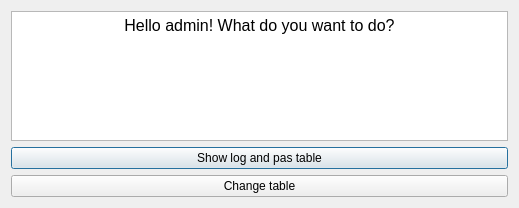
<?xml version="1.0" encoding="UTF-8"?>
<ui version="4.0">
 <class>admenu</class>
 <widget class="QDialog" name="admenu">
  <property name="geometry">
   <rect>
    <x>0</x>
    <y>0</y>
    <width>519</width>
    <height>208</height>
   </rect>
  </property>
  <property name="windowTitle">
   <string>admenu</string>
  </property>
  <layout class="QVBoxLayout" name="verticalLayout">
   <item>
    <widget class="QTextBrowser" name="textBrowser">
     <property name="html">
      <string>&lt;!DOCTYPE HTML PUBLIC &quot;-//W3C//DTD HTML 4.0//EN&quot; &quot;http://www.w3.org/TR/REC-html40/strict.dtd&quot;&gt;
&lt;html&gt;&lt;head&gt;&lt;meta name=&quot;qrichtext&quot; content=&quot;1&quot; /&gt;&lt;style type=&quot;text/css&quot;&gt;
p, li { white-space: pre-wrap; }
&lt;/style&gt;&lt;/head&gt;&lt;body style=&quot; font-family:'MS Shell Dlg 2'; font-size:7.8pt; font-weight:400; font-style:normal;&quot;&gt;
&lt;p align=&quot;center&quot; style=&quot; margin-top:0px; margin-bottom:0px; margin-left:0px; margin-right:0px; -qt-block-indent:0; text-indent:0px;&quot;&gt;&lt;span style=&quot; font-size:12pt;&quot;&gt;Hello admin! What do you want to do?&lt;/span&gt;&lt;/p&gt;&lt;/body&gt;&lt;/html&gt;</string>
     </property>
    </widget>
   </item>
   <item>
    <widget class="QPushButton" name="show">
     <property name="text">
      <string>Show log and pas table</string>
     </property>
    </widget>
   </item>
   <item>
    <widget class="QPushButton" name="change">
     <property name="text">
      <string>Change table</string>
     </property>
    </widget>
   </item>
  </layout>
 </widget>
 <layoutdefault spacing="6" margin="11"/>
 <resources/>
 <connections/>
</ui>
